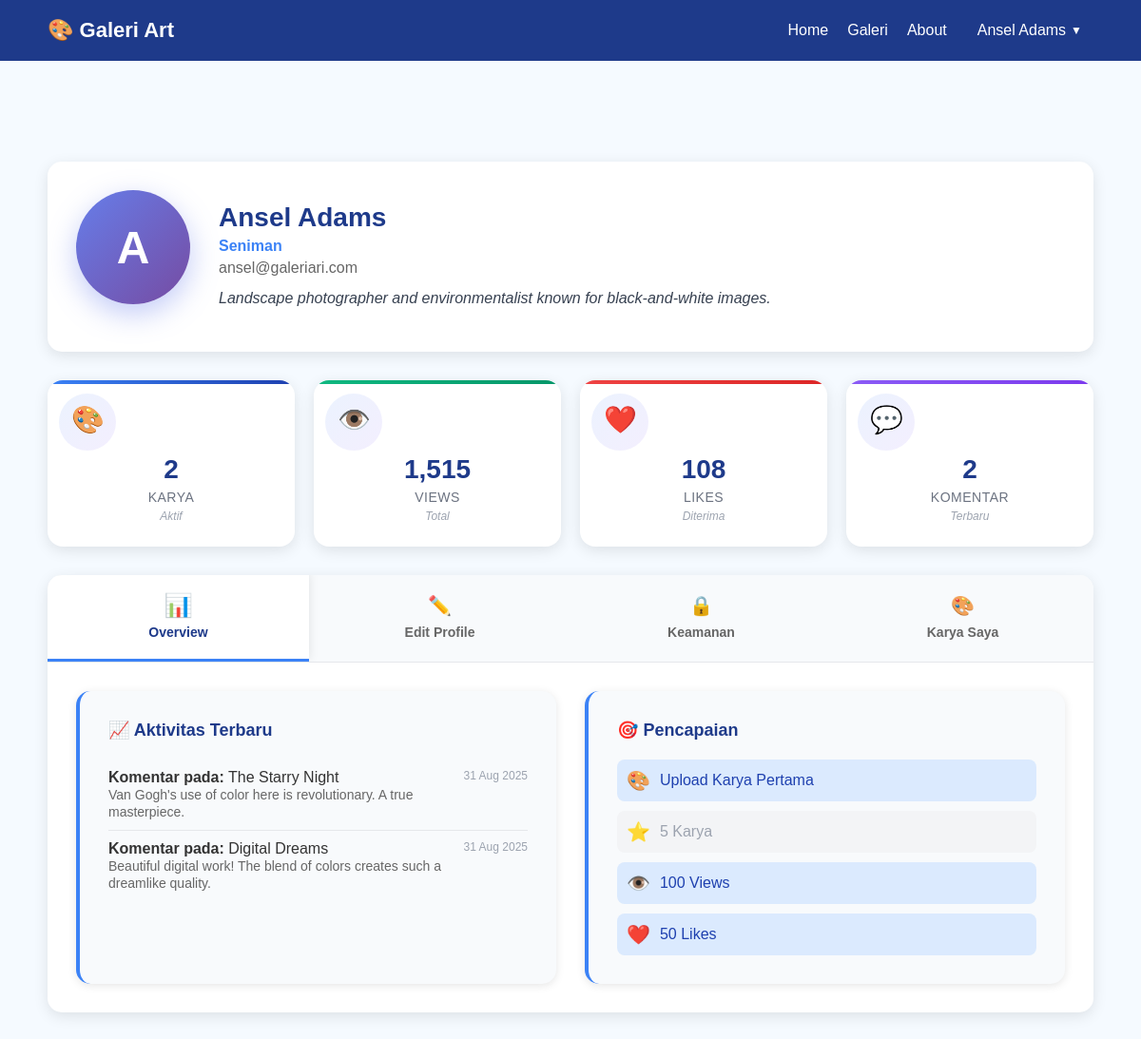
Screenshot of /profile.php (signed in) with the database file from the repository.
### tables this page shows
CREATE TABLE `users` (
  `id` int NOT NULL,
  `nama` varchar(100) NOT NULL,
  `email` varchar(150) NOT NULL,
  `password` varchar(255) NOT NULL,
  `role` enum('seniman','pengunjung','admin') NOT NULL DEFAULT 'pengunjung',
  `profile_image` varchar(255) DEFAULT NULL,
  `bio` text,
  `tanggal_daftar` timestamp NULL DEFAULT CURRENT_TIMESTAMP,
  `last_login` timestamp NULL DEFAULT NULL,
  `status` enum('active','inactive','banned') DEFAULT 'active'
);

CREATE TABLE `comments` (
  `id` int NOT NULL,
  `artwork_id` int NOT NULL,
  `user_id` int NOT NULL,
  `comment` text NOT NULL,
  `parent_id` int DEFAULT NULL,
  `status` enum('approved','pending','rejected') DEFAULT 'approved',
  `created_at` timestamp NULL DEFAULT CURRENT_TIMESTAMP,
  `updated_at` timestamp NULL DEFAULT CURRENT_TIMESTAMP ON UPDATE CURRENT_TIMESTAMP
);

CREATE TABLE `artworks` (
  `id` int NOT NULL,
  `judul` varchar(200) NOT NULL,
  `deskripsi` text,
  `image_path` varchar(255) NOT NULL,
  `thumbnail_path` varchar(255) DEFAULT NULL,
  `user_id` int NOT NULL,
  `category_id` int NOT NULL,
  `views` int DEFAULT '0',
  `likes` int DEFAULT '0',
  `featured` tinyint(1) DEFAULT '0',
  `status` enum('pending','approved','rejected') DEFAULT 'pending',
  `created_at` timestamp NULL DEFAULT CURRENT_TIMESTAMP,
  `updated_at` timestamp NULL DEFAULT CURRENT_TIMESTAMP ON UPDATE CURRENT_TIMESTAMP
);

### config.php (called while the page is built, shortened)
<?php
function getConnection() {
    try {
        $pdo = new PDO(
            "mysql:host=" . DB_HOST . ";dbname=" . DB_NAME . ";charset=utf8mb4",
            DB_USERNAME,
            DB_PASSWORD,
            [
                PDO::ATTR_ERRMODE => PDO::ERRMODE_EXCEPTION,
                PDO::ATTR_DEFAULT_FETCH_MODE => PDO::FETCH_ASSOC,
                PDO::ATTR_EMULATE_PREPARES => false
            ]
        );
        return $pdo;
    } catch (PDOException $e) {
        die("Database connection failed: " . $e->getMessage());
    }
}
function isLoggedIn() {
    return isset($_SESSION['user_id']) && isset($_SESSION['user_nama']);
}
function getCurrentUser() {
    if (isLoggedIn()) {
        try {
            $pdo = getConnection();
            $stmt = $pdo->prepare("SELECT id, nama, email, role, bio, profile_image FROM users WHERE id = ?");
            $stmt->execute([$_SESSION['user_id']]);
            $user = $stmt->fetch();
            if ($user) {
                return $user;
            }
        } catch (PDOException $e) {
        }
        return [
            'id' => $_SESSION['user_id'],
            'nama' => $_SESSION['user_nama'],
            'email' => $_SESSION['user_email'],
            'role' => $_SESSION['user_role'],
            'bio' => $_SESSION['user_bio'] ?? '',
            'profile_image' => $_SESSION['user_profile_image'] ?? null
        ];
    }
    return null;
}
?>

### profile.php (the view, shortened to what this page needs)
<?php
require_once 'config.php';
$user = getCurrentUser();
$activeTab = isset($_GET['tab']) ? $_GET['tab'] : 'overview';
try {
    $pdo = getConnection();
    $artworkCount = 0;
    $totalViews = 0;
    $totalLikes = 0;
    if ($user['role'] === 'seniman') {
        $artworkStmt = $pdo->prepare("SELECT COUNT(*) as total FROM artworks WHERE user_id = ?");
        $artworkStmt->execute([$user['id']]);
        $artworkCount = $artworkStmt->fetch()['total'];
        $statsStmt = $pdo->prepare("SELECT SUM(views) as total_views, SUM(likes) as total_likes FROM artworks WHERE user_id = ?");
        $statsStmt->execute([$user['id']]);
        $stats = $statsStmt->fetch();
        $totalViews = $stats['total_views'] ?: 0;
        $totalLikes = $stats['total_likes'] ?: 0;
    }
    $commentsStmt = $pdo->prepare("
        SELECT c.*, a.judul as artwork_title
        FROM comments c
        JOIN artworks a ON c.artwork_id = a.id
        WHERE c.user_id = ?
        ORDER BY c.created_at DESC
        LIMIT 5
    ");
    $commentsStmt->execute([$user['id']]);
    $recentComments = $commentsStmt->fetchAll();
} catch (PDOException $e) {
    $artworkCount = 0;
    $totalViews = 0;
    $totalLikes = 0;
    $artworks = [];
    $recentComments = [];
}
?>
<!DOCTYPE html>
<html lang="id">
<head>
    <link rel="stylesheet" href="styles.css">
</head>
<body>
    <header>
        <div class="logo">🎨 Galeri Art</div>
        <nav>
            <ul>
                <li><a href="index.php">Home</a></li>
                <li><a href="galeri.php">Galeri</a></li>
                <li><a href="about.php">About</a></li>
                <li class="user-dropdown">
                    <a href="#" class="user-name"><?php echo htmlspecialchars($user['nama']); ?> <span class="dropdown-arrow">▼</span></a>
                </li>
            </ul>
        </nav>
    </header>
    <section class="profile-container">
        <div class="profile-header">
            <div class="profile-avatar">
                <div class="avatar-circle">
                    <?php if (!empty($user['profile_image']) && file_exists($user['profile_image'])): ?>
                        <img src="<?php echo htmlspecialchars($user['profile_image']); ?>" alt="Profile Photo">
                    <?php else: ?>
                        <?php echo strtoupper(substr($user['nama'], 0, 1)); ?>
                    <?php endif; ?>
                </div>
            </div>
            <div class="profile-basic-info">
                <h1><?php echo htmlspecialchars($user['nama']); ?></h1>
                <p class="profile-role"><?php echo ucfirst(htmlspecialchars($user['role'])); ?></p>
                <p class="profile-email"><?php echo htmlspecialchars($user['email']); ?></p>
                <?php if (!empty($user['bio'])): ?>
                    <p class="profile-bio"><?php echo nl2br(htmlspecialchars($user['bio'])); ?></p>
                <?php endif; ?>
            </div>
        </div>
        <div class="profile-stats">
            <?php if ($user['role'] === 'seniman'): ?>
                <div class="stat-card stat-artworks">
                    <div class="stat-icon-wrapper">
                        <div class="stat-icon">🎨</div>
                        <div class="stat-bg"></div>
                    </div>
                    <div class="stat-content">
                        <div class="stat-value"><?php echo $artworkCount; ?></div>
                        <div class="stat-label">Karya</div>
                        <div class="stat-trend"><?php echo $artworkCount > 0 ? 'Aktif' : 'Belum ada'; ?></div>
                    </div>
                </div>
                <div class="stat-card stat-views">
                    <div class="stat-icon-wrapper">
                        <div class="stat-icon">👁️</div>
                        <div class="stat-bg"></div>
                    </div>
                    <div class="stat-content">
                        <div class="stat-value"><?php echo number_format($totalViews); ?></div>
                        <div class="stat-label">Views</div>
                        <div class="stat-trend">Total</div>
                    </div>
                </div>
                <div class="stat-card stat-likes">
                    <div class="stat-icon-wrapper">
                        <div class="stat-icon">❤️</div>
                        <div class="stat-bg"></div>
                    </div>
                    <div class="stat-content">
                        <div class="stat-value"><?php echo number_format($totalLikes); ?></div>
                        <div class="stat-label">Likes</div>
                        <div class="stat-trend">Diterima</div>
                    </div>
                </div>
            <?php endif; ?>
            <div class="stat-card stat-comments">
                <div class="stat-icon-wrapper">
                    <div class="stat-icon">💬</div>
                    <div class="stat-bg"></div>
                </div>
                <div class="stat-content">
                    <div class="stat-value"><?php echo count($recentComments); ?></div>
                    <div class="stat-label">Komentar</div>
                    <div class="stat-trend">Terbaru</div>
                </div>
            </div>
        </div>
        <div class="profile-tabs">
            <div class="tab-navigation">
                <button class="tab-btn <?php echo $activeTab === 'overview' ? 'active' : ''; ?>" data-tab="overview">
                    <span class="tab-icon">📊</span>
                    <span class="tab-text">Overview</span>
                </button>
                <button class="tab-btn <?php echo $activeTab === 'profile' ? 'active' : ''; ?>" data-tab="profile">
                    <span class="tab-icon">✏️</span>
                    <span class="tab-text">Edit Profile</span>
                </button>
                <button class="tab-btn <?php echo $activeTab === 'security' ? 'active' : ''; ?>" data-tab="security">
                    <span class="tab-icon">🔒</span>
                    <span class="tab-text">Keamanan</span>
                </button>
                <?php if ($user['role'] === 'seniman'): ?>
                    <button class="tab-btn <?php echo $activeTab === 'artworks' ? 'active' : ''; ?>" data-tab="artworks">
                        <span class="tab-icon">🎨</span>
                        <span class="tab-text">Karya Saya</span>
                    </button>
                <?php endif; ?>
            </div>
            <div class="tab-content">
                <div class="tab-panel <?php echo $activeTab === 'overview' ? 'active' : ''; ?>" id="overview">
                    <div class="overview-grid">
                        <div class="overview-card">
                            <h3>📈 Aktivitas Terbaru</h3>
                            <div class="activity-list">
                                <?php if (empty($recentComments)): ?>
                                    <p class="no-activity">Belum ada aktivitas komentar</p>
                                <?php else: ?>
                                    <?php foreach ($recentComments as $comment): ?>
                                        <div class="activity-item">
                                            <div class="activity-content">
                                                <strong>Komentar pada:</strong> <?php echo htmlspecialchars($comment['artwork_title']); ?>
                                                <br>
                                                <span class="activity-text"><?php echo htmlspecialchars(substr($comment['comment'], 0, 100)) . (strlen($comment['comment']) > 100 ? '...' : ''); ?></span>
                                            </div>
                                            <div class="activity-date">
                                                <?php echo date('d M Y', strtotime($comment['created_at'])); ?>
                                            </div>
                                        </div>
                                    <?php endforeach; ?>
                                <?php endif; ?>
                            </div>
                        </div>
                        <?php if ($user['role'] === 'seniman'): ?>
                            <div class="overview-card">
                                <h3>🎯 Pencapaian</h3>
                                <div class="achievements">
                                    <div class="achievement-item <?php echo $artworkCount >= 1 ? 'unlocked' : ''; ?>">
                                        <span class="achievement-icon">🎨</span>
                                        <span class="achievement-text">Upload Karya Pertama</span>
                                    </div>
                                    <div class="achievement-item <?php echo $artworkCount >= 5 ? 'unlocked' : ''; ?>">
                                        <span class="achievement-icon">⭐</span>
                                        <span class="achievement-text">5 Karya</span>
                                    </div>
                                    <div class="achievement-item <?php echo $totalViews >= 100 ? 'unlocked' : ''; ?>">
                                        <span class="achievement-icon">👁️</span>
                                        <span class="achievement-text">100 Views</span>
                                    </div>
                                    <div class="achievement-item <?php echo $totalLikes >= 50 ? 'unlocked' : ''; ?>">
                                        <span class="achievement-icon">❤️</span>
                                        <span class="achievement-text">50 Likes</span>
                                    </div>
                                </div>
                            </div>
                        <?php endif; ?>
                    </div>
                </div>
            </div>
        </div>
    </section>
</body>
</html>

### profile.php (style rules this page uses)
body { padding-top: 70px; }
.profile-avatar { position: relative; margin-bottom: 20px; }
.avatar-circle { width: 120px; height: 120px; border-radius: 50%; background: linear-gradient(135deg, #667eea 0%, #764ba2 100%); display: flex; align-items: center; justify-content: center; font-size: 3rem; color: white; font-weight: 700; margin: 0 auto; box-shadow: 0 10px 30px rgba(102, 126, 234, 0.4); overflow: hidden; }

### rows the page displays
users: nama "Ansel Adams", nama "A", role "Seniman", email "ansel@galeriari.com", bio "Landscape photographer and environmentalist known for black-and-white images."
comments: artwork.judul "The Starry Night", comment "Van Gogh's use of color here is revolutionary. A true masterpiece.", created_at "31 Aug 2025"
comments: artwork.judul "Digital Dreams", comment "Beautiful digital work! The blend of colors creates such a dreamlike quality.", created_at "31 Aug 2025"

### other values shown
$artworkCount "2"
$totalViews "1,515"
$totalLikes "108"
count($recentComments) "2"
